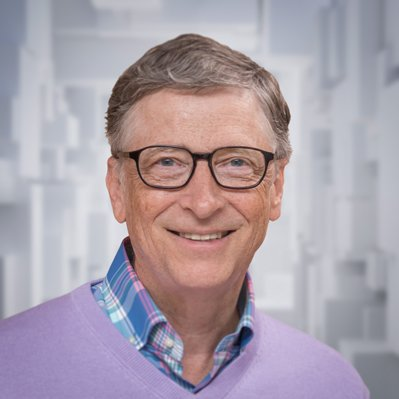
#> input picture OpenCV/images/bill.jpg, 399 x 399 px
$ python CroppingBG.py
#> lines starting #> are read from the running program, lines starting #| are printed output that depends on the picture
import cv2
import numpy as np
image = cv2.imread("./images/bill.jpg")
#> image is the input picture: shape (399, 399, 3); mean B, G, R 169.5, 159.4, 170.8


# cropping
face = np.copy(image[90:300, 30:290])
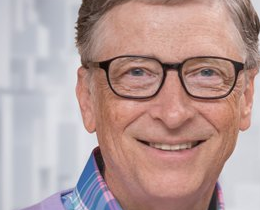
#> face: shape (210, 260, 3); mean B, G, R 153.6, 156.2, 182

# convert complete bill image to green back ground
image[:, :] = [0, 255, 0]
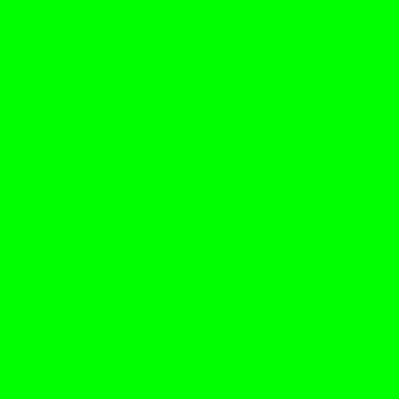
#> image: shape (399, 399, 3); mean B, G, R 0, 255, 0

# adding cropping bill image to above green back ground image
image[90:300, 30:290] = face
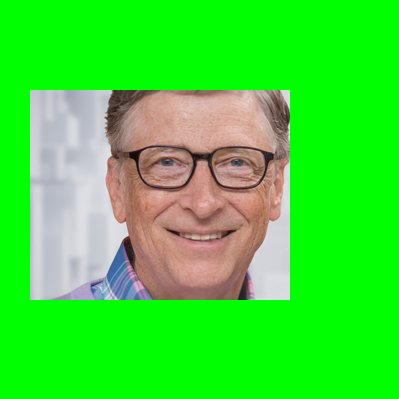
#> image: shape (399, 399, 3); mean B, G, R 52.7, 221.1, 62.4

cv2.imshow("bill with back ground", image)
cv2.imshow("cropping bill", face)

cv2.waitKey(0)
cv2.destroyAllWindows()
